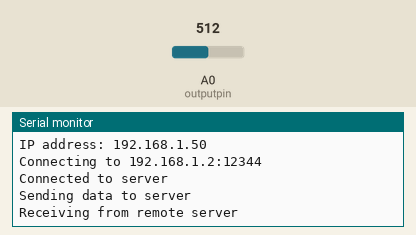
Bench run of a sketch on a simulated ESP8266 (NodeMCU). Shown: the last lines printed to the serial monitor. The inputs (shaded band) are chosen by the test bench; at power-on: A0 (outputpin) = 512. WiFi joins after 1.5 s; servers stay silent unless stated.

Above: at 2.7 s.
2.8 s: A0 (outputpin) set to 716
At 2.8 s:
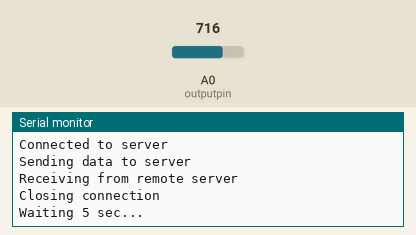
16.0 s: A0 (outputpin) set to 900
At 19.27 s:
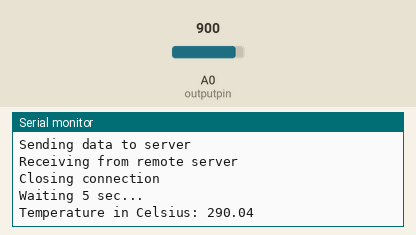

The sketch:

WiFiClientBasic.ino
```cpp
#include <ESP8266WiFi.h>
#include <ESP8266WiFiMulti.h>

#ifndef STASSID
#define STASSID "Ganna"
#define STAPSK  "ganna2003"
#endif

const char* ssid     = STASSID;
const char* password = STAPSK;

const char* host = "192.168.1.2";
const uint16_t port = 12344;

int outputpin = A0;
ESP8266WiFiMulti WiFiMulti;

void setup() {
  Serial.begin(115200);

  // We start by connecting to a WiFi network
  WiFi.mode(WIFI_STA);
  WiFiMulti.addAP(ssid, password);

  Serial.println("Connecting to WiFi...");
  while (WiFiMulti.run() != WL_CONNECTED) {
    Serial.print(".");
    delay(1000);
  }

  Serial.println("");
  Serial.println("WiFi connected");
  Serial.print("IP address: ");
  Serial.println(WiFi.localIP());
}

void loop() {
  Serial.print("Connecting to ");
  Serial.print(host);
  Serial.print(':');
  Serial.println(port);

  WiFiClient client;

  if (!client.connect(host, port)) {
    Serial.println("Connection failed");
    Serial.println("Waiting 5 sec...");
    delay(5000);
    return;
  }

  Serial.println("Connected to server");

  client.println("hello from ESP8266");

  Serial.println("Sending data to server");

  // Read back one line from the server
  Serial.println("Receiving from remote server");
  String line = client.readStringUntil('\r');
  Serial.println(line);

  Serial.println("Closing connection");
  client.stop();

  Serial.println("Waiting 5 sec...");
  delay(5000);

  int analogValue = analogRead(outputpin);
  float millivolts = (analogValue / 1024.0) * 3300;
  float celsius = millivolts / 10;

  Serial.print("Temperature in Celsius: ");
  Serial.println(celsius);

  // Send temperature data to the server
  client.connect(host, port);
  client.print(celsius);
  client.stop();

  // Calculate Fahrenheit
  float fahrenheit = (celsius * 9) / 5 + 32;
  Serial.print("Temperature in Fahrenheit: ");
  Serial.println(fahrenheit);

  Serial.println("Waiting 5 sec...");
  delay(5000);
}
```

Measured:
- after the input at 16.0 s, the serial monitor: prints a new line after 3.1 s (image 2)
